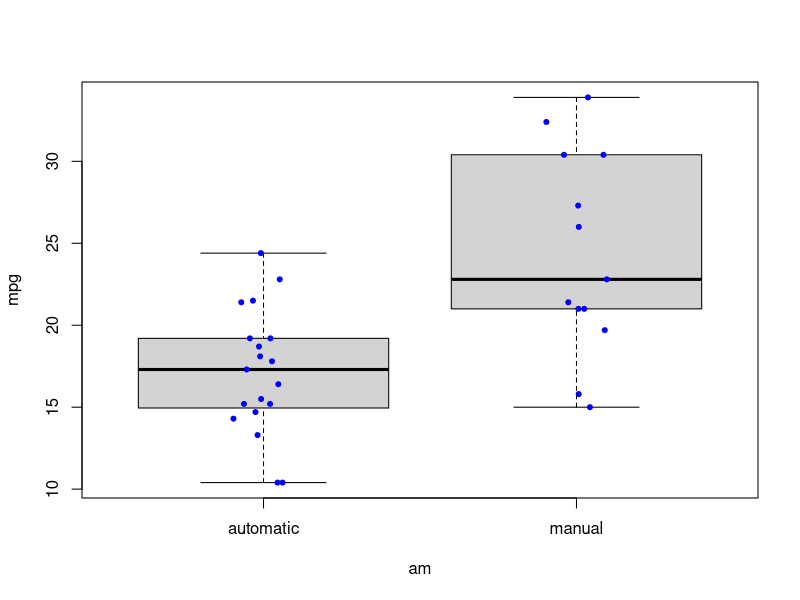
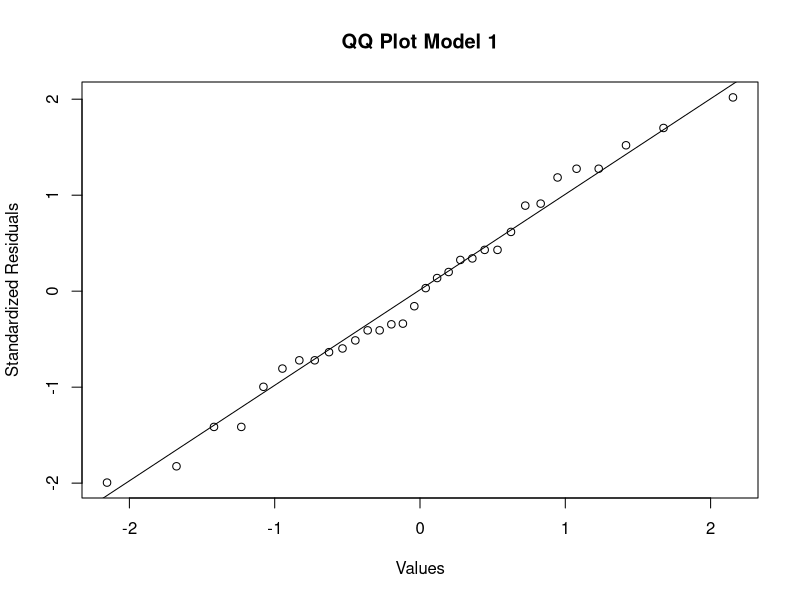
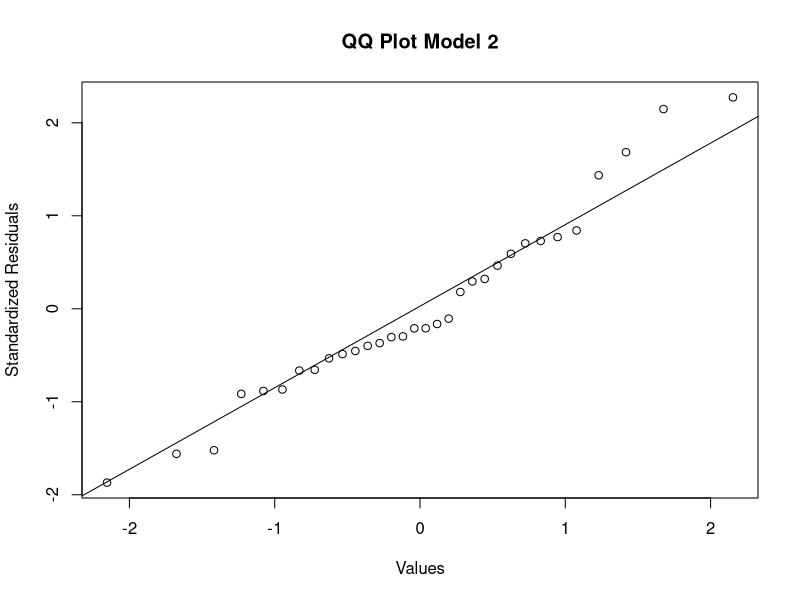
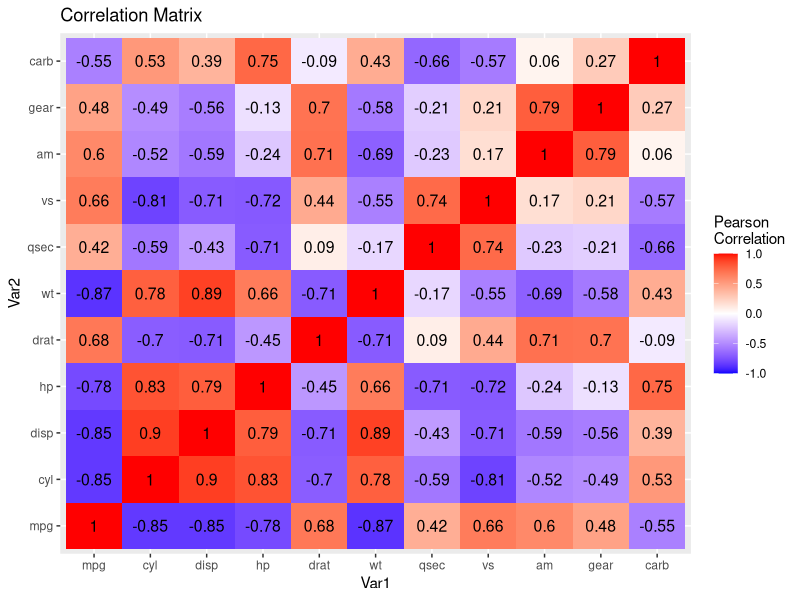

Recreate these plots in R, in order.
## ---- chunk 1
knitr::opts_chunk$set(echo = TRUE, fig.height = 3.5, fig.width = 3.5)
## ---- chunk 2
data(mtcars)
library(ggplot2)
library(reshape2)
library(tidyverse)
library(RColorBrewer)
mtcars$am <- factor(mtcars$am, labels = c("automatic", "manual"))
## ---- chunk 3
mdl <- lm(mpg ~ am, data = mtcars)
summary(mdl)$coefficients
## ---- chunk 4
mdl2 <- lm(mpg ~ am + factor(cyl) + disp + drat + wt, data = mtcars)
summary(mdl2)$coefficients
## ---- chunk 5
anova(mdl, mdl2)
## ---- chunk 6
round(confint(mdl2), 2)
## ---- chunk 7
boxplot(mpg ~ am, data = mtcars)
stripchart(mpg ~ am, data = mtcars, vertical = TRUE,
    method = "jitter", add = TRUE, pch = 20, col = 'blue')
## ---- chunk 8
mdl_res <- rstandard(mdl)
qqnorm(mdl_res, ylab="Standardized Residuals", xlab="Values", main="QQ Plot Model 1")
qqline(mdl_res)
## ---- chunk 9
mdl2_res <- rstandard(mdl2)
qqnorm(mdl2_res, ylab="Standardized Residuals", xlab="Values", main="QQ Plot Model 2")
qqline(mdl2_res)
## ---- chunk 10
cor(mtcars %>% mutate(am = as.numeric(am))) %>%
  round(., 2) %>%
  melt(.) %>%
  ggplot(., aes(x = Var1, y = Var2, fill = value)) + 
    geom_tile() +
    ggtitle("Correlation Matrix") +
    scale_fill_gradient2(low = "blue", high = "red", mid = "white", 
     midpoint = 0, limit = c(-1,1), space = "Lab", 
     name="Pearson\nCorrelation") +
  geom_text(aes(Var2, Var1, label = value), color = "black", size = 4)
